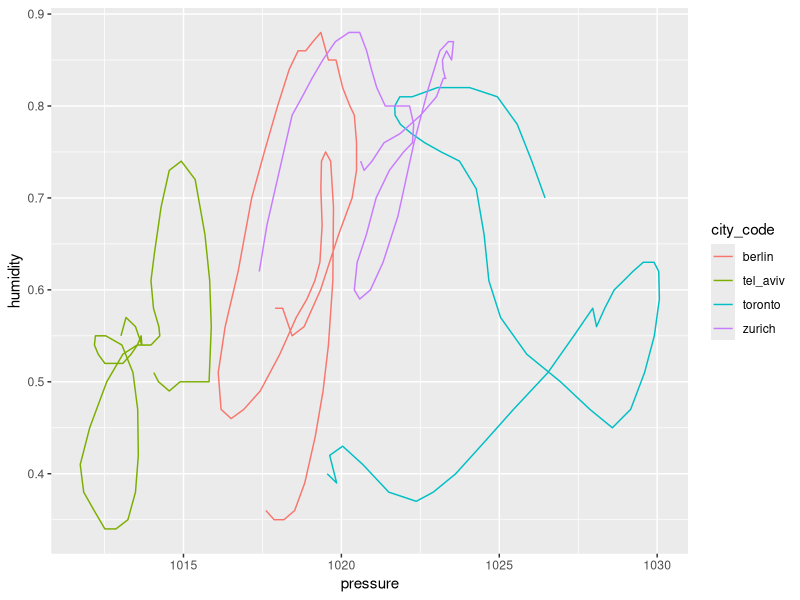
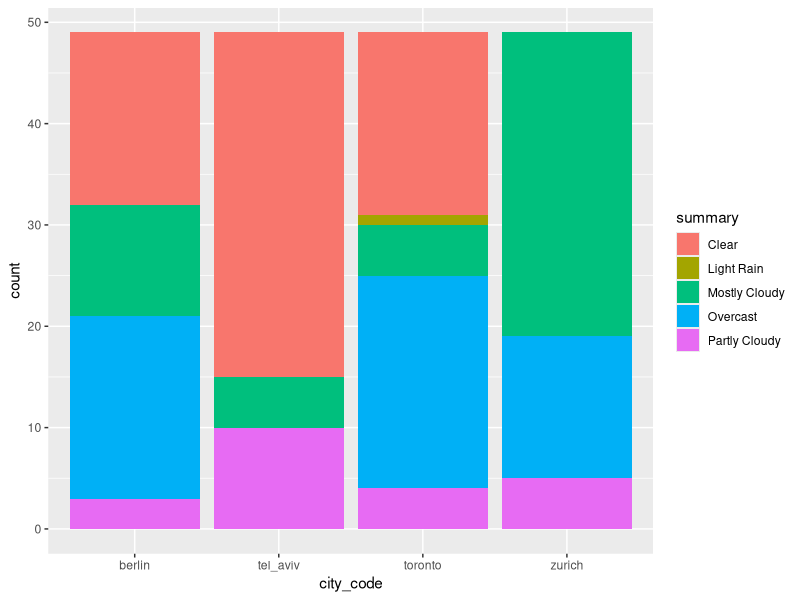
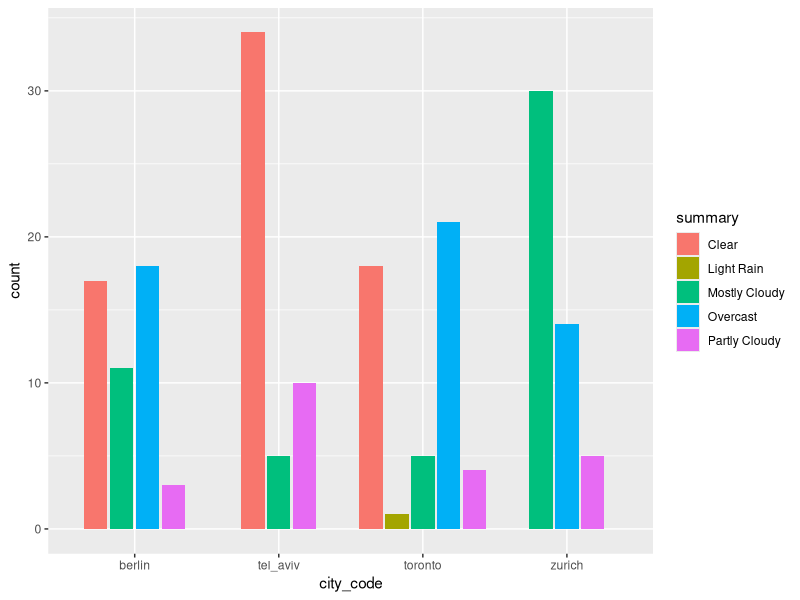
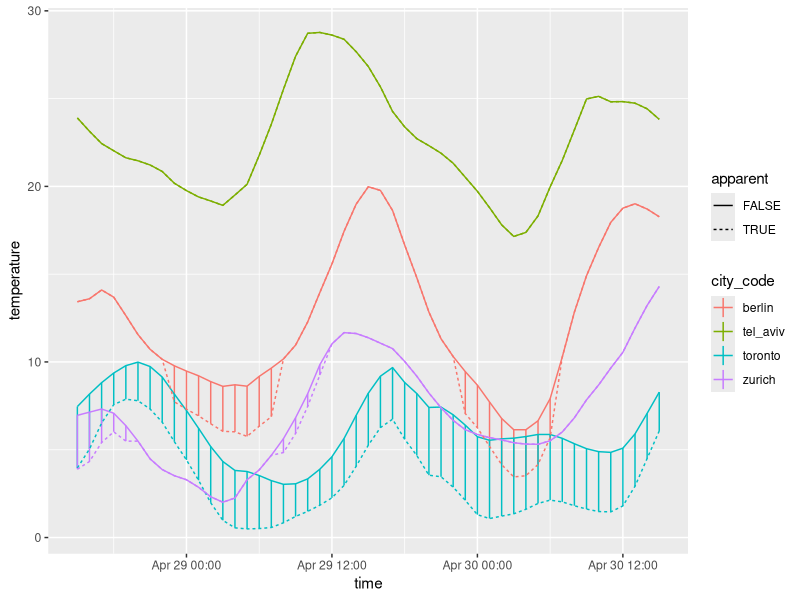
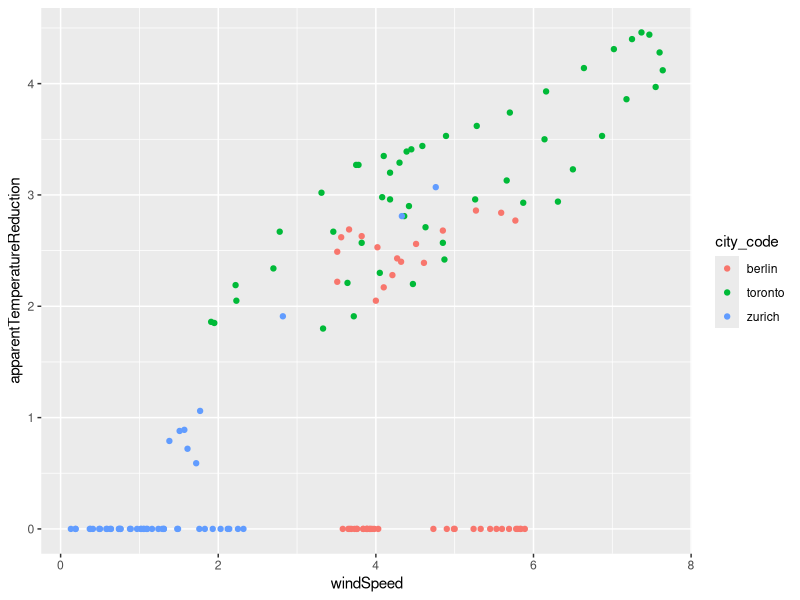

These figures' R source, in order:
## ---- chunk 1
rm(list = ls())
## ---- chunk 2
library(tidyverse)
library(here)
## ---- chunk 3
berlin <- readxl::read_excel(here("data/weather", "berlin.xlsx"))
toronto <- readxl::read_excel(here("data/weather", "toronto.xlsx"))
tel_aviv <- readxl::read_excel(here("data/weather", "tel_aviv.xlsx"))
zurich <- readxl::read_excel(here("data/weather", "zurich.xlsx"))
## ---- chunk 4
weather_data <- bind_rows(
  berlin = berlin,
  toronto = toronto,
  tel_aviv = tel_aviv,
  zurich = zurich,
  .id = "city_code"
)
## ---- chunk 5
weather_data
## ---- chunk 6
weather_data %>%
  ggplot(aes(x = pressure, y = humidity, color = city_code)) +
  geom_path()
## ---- chunk 7
weather_data %>%
  ggplot(aes(x = city_code)) +
  geom_bar(aes(fill = summary))

weather_data %>%
  ggplot(aes(x = city_code)) +
  geom_bar(aes(fill = summary), position = position_dodge2("dodge", preserve = "single"))
## ---- chunk 8
temperature_data <-
  weather_data %>%
  select(city_code, time, temperature, apparentTemperature) %>%
  gather(kind, temperature, -city_code, -time) %>%
  mutate(apparent = (kind == "apparentTemperature")) %>%
  select(-kind)

temperature_data %>%
  ggplot(aes(x = time, color = city_code)) +
  geom_linerange(data = weather_data, aes(ymin = temperature, ymax = apparentTemperature)) +
  geom_line(aes(linetype = apparent, y = temperature))
## ---- chunk 9
weather_data %>%
  mutate(apparentTemperatureReduction = temperature - apparentTemperature) %>%
  filter(city_code != "tel_aviv") %>%
  ggplot(aes(x = windSpeed, y = apparentTemperatureReduction)) +
  geom_point(aes(color = city_code))
## ---- chunk 10
weather_data %>%
  group_by(city_code) %>%
  mutate_at(vars(temperature, pressure, humidity), list(lag = lag)) %>%
  ungroup()
## ---- chunk 11

## ---- chunk 12
weather_data %>%
  count(city_code)

weather_data %>%
  count(city_code, summary)
## ---- chunk 13
weather_data %>%
  group_by(city_code) %>%
  summarize(temperature_mean = mean(temperature), temperature_max = max(temperature)) %>%
  ungroup()
## ---- chunk 14
weather_data %>%
  group_by(city_code) %>%
  summarize_if(is.numeric, list(mean = mean, sd = sd, min = min, max = max)) %>%
  ungroup() %>%
  gather(key, value, -city_code) %>%
  separate(key, into = c("indicator", "fun")) %>%
  xtabs(value ~ city_code + indicator + fun, .) %>%
  ftable()
